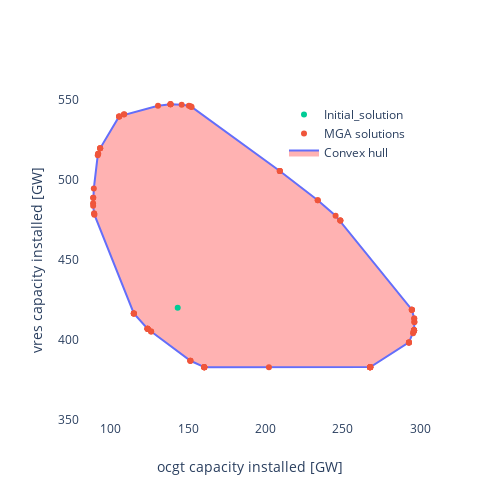

Write notebook code for a chart like this one.
### Code cell
fig = go.Figure()



fig.add_trace(go.Scatter(x=hull.points[np.append(hull.vertices,hull.vertices[0])][:,0]/1000,
                          y=hull.points[np.append(hull.vertices,hull.vertices[0])][:,1]/1000,
                          #z=data_detail_sum[:,2],
                          mode='lines',name='Convex hull',fill='tonexty',fillcolor='rgba(255,0,0,0.3)'))

fig.add_trace(go.Scatter(x=data_detail_sum[:,0]/1000,
                          y=data_detail_sum[:,1]/1000,
                          #z=data_detail_sum[:,2],
                          mode='markers',name='MGA solutions'))

fig.add_trace(go.Scatter(x=[initial_solution[0]/1000],
                          y=[initial_solution[1]/1000],
                          #z=[np.mean(data_detail_sum,axis=0)[2]],
                          mode='markers',name='Initial_solution'))

fig.update_yaxes(title_text='vres capacity installed [GW]',range=[350,550])
fig.update_xaxes(title_text='ocgt capacity installed [GW]',range=[80,300])
fig.update_layout(
    autosize=False,
    showlegend=True,
    width=500,
    height=500,
    paper_bgcolor='rgba(0,0,0,0)',
    plot_bgcolor='rgba(0,0,0,0)',
    legend=dict(x=0.6,y=1)
)
fig.write_image("C:/Users\Tim\OneDrive - Aarhus universitet\Speciale\Report\Images\comparison_1.pdf")
fig.show()

### Figure 1 — Plotly figure (JSON) as saved in the notebook; plotly's stock layout.template omitted (floating-point values rounded to 4 significant figures)
{"data": [{"fill": "tonexty", "fillcolor": "rgba(255,0,0,0.3)", "mode": "lines", "name": "Convex hull", "type": "scatter", "x": [160.4, 267.7, 267.9, 292.8, 295.5, 295.9, 296.2, 296.4, 296.3, 294.7, 248.5, 245.4, 233.8, 209.3, 152.2, 151.7, 150.5, 145.8, 138.6, 130.5, 108.7, 108.3, 105.3, 93.03, 91.77, 91.48, 88.93, 88.55, 88.48, 88.5, 89.15, 89.32, 114.8, 123.7, 126.0, 151.4, 151.5, 160.4], "y": [383.0, 383.0, 383.1, 398.5, 404.3, 405.3, 406.2, 411.2, 413.5, 419.0, 474.7, 477.7, 487.3, 505.6, 545.7, 546.0, 546.4, 547.0, 547.3, 546.4, 541.0, 540.9, 539.8, 519.8, 516.4, 515.4, 494.6, 488.9, 485.5, 483.9, 479.1, 478.4, 416.6, 407.1, 405.3, 387.1, 387.0, 383.0]}, {"mode": "markers", "name": "MGA solutions", "type": "scatter", "x": [88.48, 202.3, 296.4, 138.6, 292.8, 123.7, 245.4, 108.7, 294.7, 295.9, 267.7, 114.8, 151.5, 150.5, 91.48, 130.5, 294.7, 296.2, 292.8, 267.7, 267.7, 89.15, 114.8, 160.4, 126.0, 209.3, 248.5, 105.3, 145.8, 138.6, 88.93, 93.03, 138.6, 267.7, 89.15, 296.3, 294.7, 105.3, 296.2, 296.2, 292.8, 295.9, 267.9, 267.7, 123.7, 114.8, 160.4, 160.4, 123.7, 151.4, 151.7, 209.3, 248.5, 233.8, 88.55, 93.03, 91.77, 138.6, 267.7, 296.3, 294.7, 292.8, 295.5, 267.9, 267.7, 88.5, 89.32, 123.7, 114.8, 160.4, 151.4, 151.7, 248.5, 233.8, 88.55, 108.3, 105.3, 296.4, 296.2, 296.2, 296.2, 160.4, 160.4, 123.7, 126.0, 209.3, 152.2, 93.03, 91.77], "y": [485.5, 383.0, 411.2, 547.3, 398.5, 407.1, 477.7, 541.0, 419.0, 405.3, 383.0, 416.6, 387.0, 546.4, 515.4, 546.4, 419.0, 406.2, 398.5, 383.0, 383.0, 479.1, 416.6, 383.0, 405.3, 505.6, 474.7, 539.8, 547.0, 547.3, 494.6, 519.8, 547.3, 383.0, 479.1, 413.5, 419.0, 539.8, 406.2, 406.2, 398.5, 405.3, 383.1, 383.0, 407.1, 416.6, 383.0, 383.0, 407.1, 387.1, 546.0, 505.6, 474.7, 487.3, 488.9, 519.8, 516.4, 547.3, 383.0, 413.5, 419.0, 398.5, 404.3, 383.1, 383.0, 483.9, 478.4, 407.1, 416.6, 383.0, 387.1, 546.0, 474.7, 487.3, 488.9, 540.9, 539.8, 411.2, 406.2, 406.2, 406.2, 383.0, 383.0, 407.1, 405.3, 505.6, 545.7, 519.8, 516.4]}, {"mode": "markers", "name": "Initial_solution", "type": "scatter", "x": [143.2], "y": [420.1]}], "layout": {"autosize": false, "height": 500, "legend": {"x": 0.6, "y": 1}, "paper_bgcolor": "rgba(0,0,0,0)", "plot_bgcolor": "rgba(0,0,0,0)", "showlegend": true, "width": 500, "xaxis": {"range": [80, 300], "title": {"text": "ocgt capacity installed [GW]"}}, "yaxis": {"range": [350, 550], "title": {"text": "vres capacity installed [GW]"}}}}
